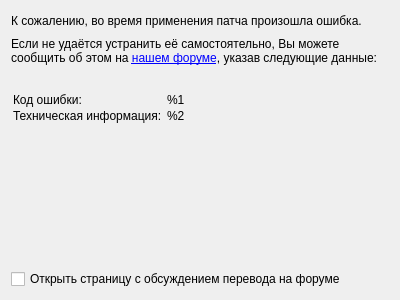
<?xml version="1.0" encoding="UTF-8"?>
<ui version="4.0">
 <class>FailedPage</class>
 <widget class="QWidget" name="FailedPage">
  <property name="geometry">
   <rect>
    <x>0</x>
    <y>0</y>
    <width>400</width>
    <height>300</height>
   </rect>
  </property>
  <property name="windowTitle">
   <string>Form</string>
  </property>
  <property name="title" stdset="0">
   <string>Увы и ах...</string>
  </property>
  <layout class="QVBoxLayout" name="verticalLayout">
   <item>
    <layout class="QHBoxLayout" name="horizontalLayout">
     <item>
      <widget class="QLabel" name="label">
       <property name="sizePolicy">
        <sizepolicy hsizetype="Expanding" vsizetype="Preferred">
         <horstretch>0</horstretch>
         <verstretch>0</verstretch>
        </sizepolicy>
       </property>
       <property name="text">
        <string>К сожалению, во время применения патча произошла ошибка.</string>
       </property>
       <property name="wordWrap">
        <bool>true</bool>
       </property>
       <property name="openExternalLinks">
        <bool>true</bool>
       </property>
      </widget>
     </item>
     <item>
      <widget class="QLabel" name="label_3">
       <property name="text">
        <string/>
       </property>
       <property name="pixmap">
        <pixmap resource="../../resources/Patcher.qrc">:/metroid.png</pixmap>
       </property>
      </widget>
     </item>
     <item>
      <spacer name="horizontalSpacer">
       <property name="orientation">
        <enum>Qt::Horizontal</enum>
       </property>
       <property name="sizeType">
        <enum>QSizePolicy::Minimum</enum>
       </property>
       <property name="sizeHint" stdset="0">
        <size>
         <width>0</width>
         <height>20</height>
        </size>
       </property>
      </spacer>
     </item>
    </layout>
   </item>
   <item>
    <widget class="QLabel" name="label_2">
     <property name="text">
      <string>Если не удаётся устранить её самостоятельно, Вы можете сообщить об этом на &lt;a href=&quot;http://consolgames.ru/forum/&quot;&gt;нашем форуме&lt;/a&gt;, указав следующие данные:</string>
     </property>
     <property name="wordWrap">
      <bool>true</bool>
     </property>
     <property name="openExternalLinks">
      <bool>true</bool>
     </property>
    </widget>
   </item>
   <item>
    <spacer name="verticalSpacer_3">
     <property name="orientation">
      <enum>Qt::Vertical</enum>
     </property>
     <property name="sizeType">
      <enum>QSizePolicy::Fixed</enum>
     </property>
     <property name="sizeHint" stdset="0">
      <size>
       <width>20</width>
       <height>20</height>
      </size>
     </property>
    </spacer>
   </item>
   <item>
    <widget class="QLabel" name="errorInfo">
     <property name="text">
      <string>&lt;table&gt;&lt;tr&gt;&lt;td&gt;Код ошибки:  &lt;/td&gt;&lt;td&gt;%1&lt;/td&gt;&lt;/tr&gt;&lt;tr&gt;&lt;td&gt;Техническая информация:  &lt;/td&gt;&lt;td&gt;%2&lt;/td&gt;&lt;/tr&gt;&lt;/table&gt;</string>
     </property>
     <property name="wordWrap">
      <bool>true</bool>
     </property>
     <property name="textInteractionFlags">
      <set>Qt::LinksAccessibleByMouse|Qt::TextSelectableByMouse</set>
     </property>
    </widget>
   </item>
   <item>
    <spacer name="verticalSpacer_2">
     <property name="orientation">
      <enum>Qt::Vertical</enum>
     </property>
     <property name="sizeHint" stdset="0">
      <size>
       <width>20</width>
       <height>40</height>
      </size>
     </property>
    </spacer>
   </item>
   <item>
    <widget class="QCheckBox" name="checkBox">
     <property name="text">
      <string>Открыть страницу с обсуждением перевода на форуме</string>
     </property>
    </widget>
   </item>
  </layout>
 </widget>
 <resources>
  <include location="../../resources/Patcher.qrc"/>
 </resources>
 <connections/>
</ui>
